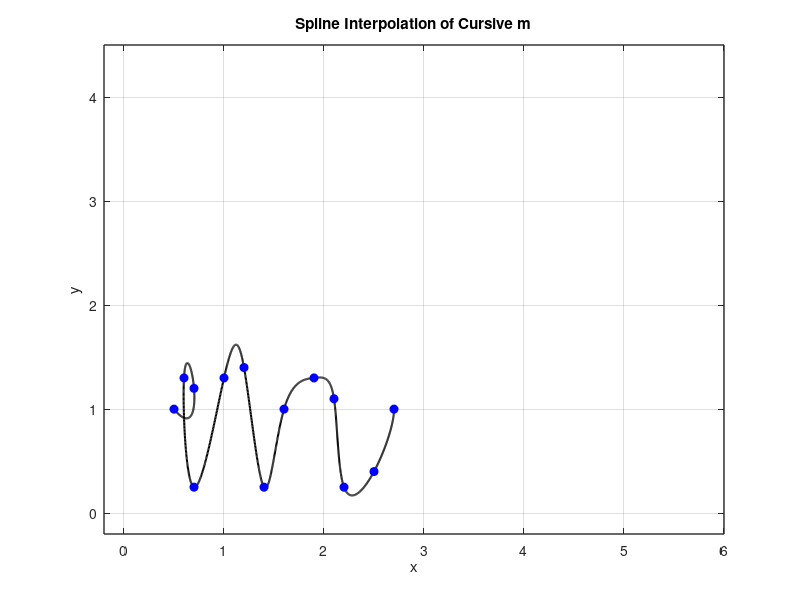

This figure's MATLAB source:
% Define data points for x and y coordinates
x=[0.50 0.70 0.60 0.70 1.00 1.20 1.40 1.60 1.90 2.10 2.20 2.50 2.70];
y=[1.00 1.20 1.30 0.25 1.30 1.40 0.25 1.00 1.30 1.10 0.25 0.40 1.00];

n=length(x);
t= 0:n-1; % Parametric coordinate t
tt= 0:0.01:n-1; % More dense coordinate tt for spline interpolation

% Compute spline interpolation
xx= spline(t,x,tt);
yy= spline(t,y,tt);

% Plot settings
figure(1)
plot(xx,yy,'k','Linewidth',1.5) % plot spline
hold on 
plot (x,y,'bo','MarkerFaceColor','b') % plot data points
axis([-0.2 6 -0.2 4.5])
grid on
title('Spline Interpolation of Cursive m')
xlabel('x')
ylabel('y')
set(gca,'FontSize',10,'LineWidth',1)
grid on
